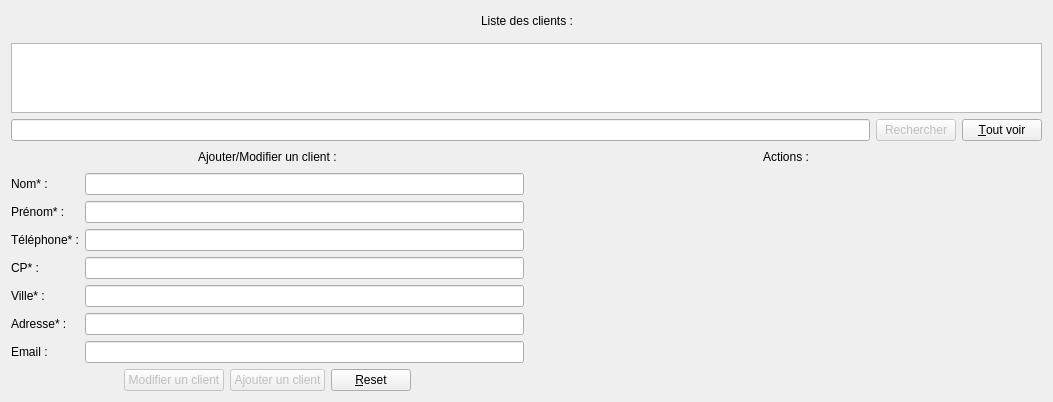
       <widget class="QWidget" name="tabClients">
        <attribute name="icon">
         <iconset resource="icones.qrc">
          <normaloff>:/images/client</normaloff>:/images/client</iconset>
        </attribute>
        <attribute name="title">
         <string>Clients</string>
        </attribute>
        <layout class="QVBoxLayout" name="verticalLayout_6">
         <item>
          <layout class="QHBoxLayout" name="horizontalLayout_2">
           <item>
            <spacer name="horizontalSpacer">
             <property name="orientation">
              <enum>Qt::Horizontal</enum>
             </property>
             <property name="sizeHint" stdset="0">
              <size>
               <width>40</width>
               <height>20</height>
              </size>
             </property>
            </spacer>
           </item>
           <item>
            <widget class="QLabel" name="labelListeClients">
             <property name="text">
              <string>Liste des clients :</string>
             </property>
            </widget>
           </item>
           <item>
            <spacer name="horizontalSpacer_2">
             <property name="orientation">
              <enum>Qt::Horizontal</enum>
             </property>
             <property name="sizeHint" stdset="0">
              <size>
               <width>40</width>
               <height>20</height>
              </size>
             </property>
            </spacer>
           </item>
          </layout>
         </item>
         <item>
          <widget class="Line" name="line_2">
           <property name="orientation">
            <enum>Qt::Vertical</enum>
           </property>
          </widget>
         </item>
         <item>
          <widget class="QTableWidget" name="tableWidgetClient">
           <property name="sizePolicy">
            <sizepolicy hsizetype="Expanding" vsizetype="Expanding">
             <horstretch>0</horstretch>
             <verstretch>4</verstretch>
            </sizepolicy>
           </property>
           <property name="font">
            <font>
             <pointsize>11</pointsize>
            </font>
           </property>
           <property name="sizeAdjustPolicy">
            <enum>QAbstractScrollArea::AdjustToContents</enum>
           </property>
           <property name="editTriggers">
            <set>QAbstractItemView::NoEditTriggers</set>
           </property>
           <property name="tabKeyNavigation">
            <bool>false</bool>
           </property>
           <property name="alternatingRowColors">
            <bool>true</bool>
           </property>
           <property name="selectionMode">
            <enum>QAbstractItemView::SingleSelection</enum>
           </property>
           <property name="selectionBehavior">
            <enum>QAbstractItemView::SelectRows</enum>
           </property>
           <property name="sortingEnabled">
            <bool>true</bool>
           </property>
           <attribute name="horizontalHeaderVisible">
            <bool>false</bool>
           </attribute>
           <attribute name="horizontalHeaderDefaultSectionSize">
            <number>145</number>
           </attribute>
           <attribute name="horizontalHeaderStretchLastSection">
            <bool>true</bool>
           </attribute>
           <attribute name="verticalHeaderVisible">
            <bool>false</bool>
           </attribute>
           <attribute name="verticalHeaderShowSortIndicator" stdset="0">
            <bool>true</bool>
           </attribute>
           <attribute name="verticalHeaderStretchLastSection">
            <bool>false</bool>
           </attribute>
           <column>
            <property name="text">
             <string>Nom</string>
            </property>
           </column>
           <column>
            <property name="text">
             <string>Prénom</string>
            </property>
           </column>
           <column>
            <property name="text">
             <string>Téléphone</string>
            </property>
           </column>
           <column>
            <property name="text">
             <string>Email</string>
            </property>
           </column>
           <column>
            <property name="text">
             <string>Adresse</string>
            </property>
           </column>
           <column>
            <property name="text">
             <string>Code Postal</string>
            </property>
           </column>
           <column>
            <property name="text">
             <string>Ville</string>
            </property>
           </column>
          </widget>
         </item>
         <item>
          <layout class="QHBoxLayout" name="horizontalLayout_10">
           <item>
            <widget class="QLineEdit" name="lineEditRechercheClient"/>
           </item>
           <item>
            <widget class="QPushButton" name="pushButtonRechercherClient">
             <property name="enabled">
              <bool>false</bool>
             </property>
             <property name="text">
              <string>Rechercher</string>
             </property>
             <property name="icon">
              <iconset resource="icones.qrc">
               <normaloff>:/images/rechercher</normaloff>:/images/rechercher</iconset>
             </property>
            </widget>
           </item>
           <item>
            <widget class="QPushButton" name="pushButtonToutVoirClient">
             <property name="text">
              <string>&amp;Tout voir</string>
             </property>
             <property name="icon">
              <iconset resource="icones.qrc">
               <normaloff>:/images/seeAll</normaloff>:/images/seeAll</iconset>
             </property>
            </widget>
           </item>
          </layout>
         </item>
         <item>
          <layout class="QHBoxLayout" name="horizontalLayout_14">
           <item>
            <layout class="QVBoxLayout" name="verticalLayout_4">
             <item>
              <layout class="QHBoxLayout" name="horizontalLayout_11">
               <item>
                <spacer name="horizontalSpacer_15">
                 <property name="orientation">
                  <enum>Qt::Horizontal</enum>
                 </property>
                 <property name="sizeHint" stdset="0">
                  <size>
                   <width>40</width>
                   <height>20</height>
                  </size>
                 </property>
                </spacer>
               </item>
               <item>
                <widget class="QLabel" name="labelAjouterClient">
                 <property name="text">
                  <string>Ajouter/Modifier un client :</string>
                 </property>
                </widget>
               </item>
               <item>
                <spacer name="horizontalSpacer_16">
                 <property name="orientation">
                  <enum>Qt::Horizontal</enum>
                 </property>
                 <property name="sizeHint" stdset="0">
                  <size>
                   <width>40</width>
                   <height>20</height>
                  </size>
                 </property>
                </spacer>
               </item>
              </layout>
             </item>
             <item>
              <layout class="QFormLayout" name="formLayout_2">
               <item row="0" column="0">
                <widget class="QLabel" name="labelNom">
                 <property name="text">
                  <string>Nom* :</string>
                 </property>
                </widget>
               </item>
               <item row="0" column="1">
                <widget class="QLineEdit" name="lineEditNom"/>
               </item>
               <item row="1" column="0">
                <widget class="QLabel" name="labelPrenom">
                 <property name="text">
                  <string>Prénom* :</string>
                 </property>
                </widget>
               </item>
               <item row="1" column="1">
                <widget class="QLineEdit" name="lineEditPrenom"/>
               </item>
               <item row="3" column="0">
                <widget class="QLabel" name="labelTelephone">
                 <property name="text">
                  <string>Téléphone* :</string>
                 </property>
                </widget>
               </item>
               <item row="3" column="1">
                <widget class="QLineEdit" name="lineEditTelephone">
                 <property name="inputMask">
                  <string>99 99 99 99 99</string>
                 </property>
                </widget>
               </item>
               <item row="6" column="0">
                <widget class="QLabel" name="labelAdresse">
                 <property name="text">
                  <string>Adresse* :</string>
                 </property>
                </widget>
               </item>
               <item row="6" column="1">
                <widget class="QLineEdit" name="lineEditAdresse"/>
               </item>
               <item row="7" column="0">
                <widget class="QLabel" name="labelMail">
                 <property name="text">
                  <string>Email :</string>
                 </property>
                </widget>
               </item>
               <item row="7" column="1">
                <widget class="QLineEdit" name="lineEditEmail"/>
               </item>
               <item row="4" column="0">
                <widget class="QLabel" name="labelCP">
                 <property name="text">
                  <string>CP* :</string>
                 </property>
                </widget>
               </item>
               <item row="5" column="0">
                <widget class="QLabel" name="labelVille">
                 <property name="text">
                  <string>Ville* :</string>
                 </property>
                </widget>
               </item>
               <item row="5" column="1">
                <widget class="QLineEdit" name="lineEditVille"/>
               </item>
               <item row="4" column="1">
                <widget class="QLineEdit" name="lineEditCP"/>
               </item>
              </layout>
             </item>
             <item>
              <layout class="QHBoxLayout" name="horizontalLayout_13">
               <item>
                <spacer name="horizontalSpacer_19">
                 <property name="orientation">
                  <enum>Qt::Horizontal</enum>
                 </property>
                 <property name="sizeHint" stdset="0">
                  <size>
                   <width>40</width>
                   <height>20</height>
                  </size>
                 </property>
                </spacer>
               </item>
               <item>
                <widget class="QPushButton" name="pushButtonModifierClient">
                 <property name="enabled">
                  <bool>false</bool>
                 </property>
                 <property name="text">
                  <string>Modifier un client</string>
                 </property>
                </widget>
               </item>
               <item>
                <widget class="QPushButton" name="pushButtonAjouterClient">
                 <property name="enabled">
                  <bool>false</bool>
                 </property>
                 <property name="text">
                  <string>Ajouter un client</string>
                 </property>
                 <property name="icon">
                  <iconset resource="icones.qrc">
                   <normaloff>:/images/add</normaloff>:/images/add</iconset>
                 </property>
                </widget>
               </item>
               <item>
                <widget class="QPushButton" name="resetFormClient">
                 <property name="text">
                  <string>&amp;Reset</string>
                 </property>
                </widget>
               </item>
               <item>
                <spacer name="horizontalSpacer_20">
                 <property name="orientation">
                  <enum>Qt::Horizontal</enum>
                 </property>
                 <property name="sizeHint" stdset="0">
                  <size>
                   <width>40</width>
                   <height>20</height>
                  </size>
                 </property>
                </spacer>
               </item>
              </layout>
             </item>
            </layout>
           </item>
           <item>
            <layout class="QVBoxLayout" name="verticalLayout_5">
             <item>
              <layout class="QHBoxLayout" name="horizontalLayout_12">
               <item>
                <spacer name="horizontalSpacer_17">
                 <property name="orientation">
                  <enum>Qt::Horizontal</enum>
                 </property>
                 <property name="sizeHint" stdset="0">
                  <size>
                   <width>40</width>
                   <height>20</height>
                  </size>
                 </property>
                </spacer>
               </item>
               <item>
                <widget class="QLabel" name="labelActions">
                 <property name="text">
                  <string>Actions :</string>
                 </property>
                </widget>
               </item>
               <item>
                <spacer name="horizontalSpacer_18">
                 <property name="orientation">
                  <enum>Qt::Horizontal</enum>
                 </property>
                 <property name="sizeHint" stdset="0">
                  <size>
                   <width>40</width>
                   <height>20</height>
                  </size>
                 </property>
                </spacer>
               </item>
              </layout>
             </item>
             <item>
              <spacer name="verticalSpacer">
               <property name="orientation">
                <enum>Qt::Vertical</enum>
               </property>
               <property name="sizeHint" stdset="0">
                <size>
                 <width>20</width>
                 <height>40</height>
                </size>
               </property>
              </spacer>
             </item>
            </layout>
           </item>
          </layout>
         </item>
        </layout>
       </widget>
